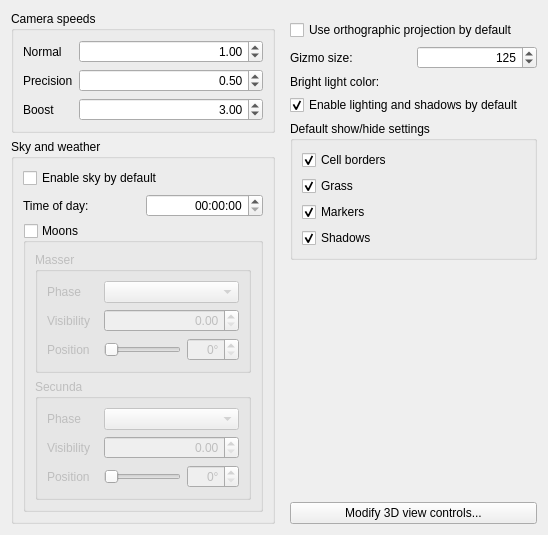
<?xml version="1.0" encoding="UTF-8"?>
<ui version="4.0">
 <class>OptionsPage3DCamera</class>
 <widget class="QWidget" name="OptionsPage3DCamera">
  <property name="geometry">
   <rect>
    <x>0</x>
    <y>0</y>
    <width>548</width>
    <height>491</height>
   </rect>
  </property>
  <property name="windowTitle">
   <string>3D Camera and View</string>
  </property>
  <layout class="QGridLayout" name="gridLayout">
   <item row="0" column="0">
    <widget class="QGroupBox" name="cameraSpeeds">
     <property name="whatsThis">
      <string>The camera in a 3D view can be switched between three separate speeds (Normal, Precision, and Boost) using assigned keys. Here, you can control how fast each speed actually is.</string>
     </property>
     <property name="title">
      <string>Camera speeds</string>
     </property>
     <layout class="QFormLayout" name="formLayout">
      <item row="0" column="0">
       <widget class="QLabel" name="label">
        <property name="text">
         <string>Normal</string>
        </property>
        <property name="buddy">
         <cstring>cameraSpeedNormal</cstring>
        </property>
       </widget>
      </item>
      <item row="0" column="1">
       <widget class="QDoubleSpinBox" name="cameraSpeedNormal">
        <property name="alignment">
         <set>Qt::AlignRight|Qt::AlignTrailing|Qt::AlignVCenter</set>
        </property>
        <property name="minimum">
         <double>0.010000000000000</double>
        </property>
        <property name="maximum">
         <double>128.000000000000000</double>
        </property>
        <property name="value">
         <double>1.000000000000000</double>
        </property>
       </widget>
      </item>
      <item row="1" column="0">
       <widget class="QLabel" name="label_2">
        <property name="text">
         <string>Precision</string>
        </property>
        <property name="buddy">
         <cstring>cameraSpeedPrecision</cstring>
        </property>
       </widget>
      </item>
      <item row="1" column="1">
       <widget class="QDoubleSpinBox" name="cameraSpeedPrecision">
        <property name="alignment">
         <set>Qt::AlignRight|Qt::AlignTrailing|Qt::AlignVCenter</set>
        </property>
        <property name="minimum">
         <double>0.010000000000000</double>
        </property>
        <property name="maximum">
         <double>128.000000000000000</double>
        </property>
        <property name="value">
         <double>0.500000000000000</double>
        </property>
       </widget>
      </item>
      <item row="2" column="0">
       <widget class="QLabel" name="label_3">
        <property name="text">
         <string>Boost</string>
        </property>
        <property name="buddy">
         <cstring>cameraSpeedBoost</cstring>
        </property>
       </widget>
      </item>
      <item row="2" column="1">
       <widget class="QDoubleSpinBox" name="cameraSpeedBoost">
        <property name="alignment">
         <set>Qt::AlignRight|Qt::AlignTrailing|Qt::AlignVCenter</set>
        </property>
        <property name="minimum">
         <double>0.010000000000000</double>
        </property>
        <property name="maximum">
         <double>128.000000000000000</double>
        </property>
        <property name="value">
         <double>3.000000000000000</double>
        </property>
       </widget>
      </item>
     </layout>
    </widget>
   </item>
   <item row="2" column="0" colspan="2">
    <spacer name="verticalSpacer">
     <property name="orientation">
      <enum>Qt::Vertical</enum>
     </property>
     <property name="sizeHint" stdset="0">
      <size>
       <width>16</width>
       <height>0</height>
      </size>
     </property>
    </spacer>
   </item>
   <item row="1" column="0">
    <widget class="QGroupBox" name="sky">
     <property name="title">
      <string>Sky and weather</string>
     </property>
     <layout class="QGridLayout" name="gridLayout_2">
      <item row="0" column="0" colspan="2">
       <widget class="QCheckBox" name="enableSky">
        <property name="text">
         <string>Enable sky by default</string>
        </property>
       </widget>
      </item>
      <item row="1" column="0">
       <widget class="QLabel" name="label_4">
        <property name="text">
         <string>Time of day:</string>
        </property>
        <property name="buddy">
         <cstring>timeOfDay</cstring>
        </property>
       </widget>
      </item>
      <item row="1" column="1">
       <widget class="QTimeEdit" name="timeOfDay">
        <property name="whatsThis">
         <string>Control the default time of day used by the Render Window for outdoor scenes and certain indoor lights.</string>
        </property>
        <property name="alignment">
         <set>Qt::AlignRight|Qt::AlignTrailing|Qt::AlignVCenter</set>
        </property>
        <property name="timeSpec">
         <enum>Qt::UTC</enum>
        </property>
       </widget>
      </item>
      <item row="2" column="0" colspan="2">
       <widget class="QGroupBox" name="moons">
        <property name="whatsThis">
         <string>Control how DovahKit displays Tamriel's two moons.</string>
        </property>
        <property name="title">
         <string>Moons</string>
        </property>
        <property name="checkable">
         <bool>true</bool>
        </property>
        <property name="checked">
         <bool>false</bool>
        </property>
        <layout class="QVBoxLayout" name="verticalLayout">
         <item>
          <widget class="QGroupBox" name="masser">
           <property name="title">
            <string>Masser</string>
           </property>
           <layout class="QGridLayout" name="gridLayout_3" columnstretch="2,3,1">
            <item row="0" column="0">
             <widget class="QLabel" name="label_5">
              <property name="text">
               <string>Phase</string>
              </property>
              <property name="buddy">
               <cstring>moonPhaseMasser</cstring>
              </property>
             </widget>
            </item>
            <item row="1" column="0">
             <widget class="QLabel" name="label_7">
              <property name="text">
               <string>Visibility</string>
              </property>
              <property name="buddy">
               <cstring>moonVisibilityMasser</cstring>
              </property>
             </widget>
            </item>
            <item row="2" column="0">
             <widget class="QLabel" name="label_9">
              <property name="text">
               <string>Position</string>
              </property>
              <property name="buddy">
               <cstring>moonPosSliderMasser</cstring>
              </property>
             </widget>
            </item>
            <item row="2" column="1">
             <widget class="QSlider" name="moonPosSliderMasser">
              <property name="maximum">
               <number>360</number>
              </property>
              <property name="orientation">
               <enum>Qt::Horizontal</enum>
              </property>
             </widget>
            </item>
            <item row="2" column="2">
             <widget class="QSpinBox" name="moonPositionMasser">
              <property name="alignment">
               <set>Qt::AlignRight|Qt::AlignTrailing|Qt::AlignVCenter</set>
              </property>
              <property name="suffix">
               <string extracomment="degrees unit of measurement">°</string>
              </property>
              <property name="maximum">
               <number>360</number>
              </property>
             </widget>
            </item>
            <item row="0" column="1" colspan="2">
             <widget class="QComboBox" name="moonPhaseMasser"/>
            </item>
            <item row="1" column="1" colspan="2">
             <widget class="QDoubleSpinBox" name="moonVisibilityMasser">
              <property name="alignment">
               <set>Qt::AlignRight|Qt::AlignTrailing|Qt::AlignVCenter</set>
              </property>
              <property name="maximum">
               <double>1.000000000000000</double>
              </property>
             </widget>
            </item>
           </layout>
          </widget>
         </item>
         <item>
          <widget class="QGroupBox" name="secunda">
           <property name="title">
            <string>Secunda</string>
           </property>
           <layout class="QGridLayout" name="gridLayout_4" columnstretch="2,3,1">
            <item row="2" column="0">
             <widget class="QLabel" name="label_10">
              <property name="text">
               <string>Position</string>
              </property>
              <property name="buddy">
               <cstring>moonPosSliderSecunda</cstring>
              </property>
             </widget>
            </item>
            <item row="0" column="0">
             <widget class="QLabel" name="label_6">
              <property name="text">
               <string>Phase</string>
              </property>
              <property name="buddy">
               <cstring>moonPhaseSecunda</cstring>
              </property>
             </widget>
            </item>
            <item row="2" column="1">
             <widget class="QSlider" name="moonPosSliderSecunda">
              <property name="maximum">
               <number>360</number>
              </property>
              <property name="orientation">
               <enum>Qt::Horizontal</enum>
              </property>
             </widget>
            </item>
            <item row="1" column="0">
             <widget class="QLabel" name="label_8">
              <property name="text">
               <string>Visibility</string>
              </property>
              <property name="buddy">
               <cstring>moonVisibilitySecunda</cstring>
              </property>
             </widget>
            </item>
            <item row="2" column="2">
             <widget class="QSpinBox" name="moonPositionSecunda">
              <property name="alignment">
               <set>Qt::AlignRight|Qt::AlignTrailing|Qt::AlignVCenter</set>
              </property>
              <property name="suffix">
               <string extracomment="degrees unit of measurement">°</string>
              </property>
              <property name="maximum">
               <number>360</number>
              </property>
             </widget>
            </item>
            <item row="0" column="1" colspan="2">
             <widget class="QComboBox" name="moonPhaseSecunda"/>
            </item>
            <item row="1" column="1" colspan="2">
             <widget class="QDoubleSpinBox" name="moonVisibilitySecunda">
              <property name="alignment">
               <set>Qt::AlignRight|Qt::AlignTrailing|Qt::AlignVCenter</set>
              </property>
              <property name="maximum">
               <double>1.000000000000000</double>
              </property>
             </widget>
            </item>
           </layout>
          </widget>
         </item>
        </layout>
       </widget>
      </item>
     </layout>
    </widget>
   </item>
   <item row="0" column="1" rowspan="2">
    <layout class="QGridLayout" name="gridLayout_5">
     <property name="leftMargin">
      <number>9</number>
     </property>
     <property name="topMargin">
      <number>9</number>
     </property>
     <item row="1" column="0">
      <widget class="QLabel" name="label_12">
       <property name="text">
        <string>Gizmo size:</string>
       </property>
       <property name="buddy">
        <cstring>gizmoSize</cstring>
       </property>
      </widget>
     </item>
     <item row="2" column="0">
      <widget class="QLabel" name="label_11">
       <property name="text">
        <string>Bright light color:</string>
       </property>
       <property name="buddy">
        <cstring>brightLightColor</cstring>
       </property>
      </widget>
     </item>
     <item row="4" column="0" colspan="2">
      <widget class="QGroupBox" name="defaultShowHide">
       <property name="title">
        <string>Default show/hide settings</string>
       </property>
       <layout class="QGridLayout" name="gridLayout_6">
        <item row="3" column="0">
         <widget class="QCheckBox" name="defaultShowShadows">
          <property name="whatsThis">
           <string>Control whether shadows are rendered.</string>
          </property>
          <property name="text">
           <string>Shadows</string>
          </property>
          <property name="checked">
           <bool>true</bool>
          </property>
         </widget>
        </item>
        <item row="0" column="0">
         <widget class="QCheckBox" name="defaultShowCellBorders">
          <property name="whatsThis">
           <string>Control whether loaded cells in a worldspace have borders drawn along the edges of their heightmapped terrain.</string>
          </property>
          <property name="text">
           <string>Cell borders</string>
          </property>
          <property name="checked">
           <bool>true</bool>
          </property>
         </widget>
        </item>
        <item row="1" column="0">
         <widget class="QCheckBox" name="defaultShowGrass">
          <property name="whatsThis">
           <string>Control whether grass is rendered.</string>
          </property>
          <property name="text">
           <string>Grass</string>
          </property>
          <property name="checked">
           <bool>true</bool>
          </property>
         </widget>
        </item>
        <item row="2" column="0">
         <widget class="QCheckBox" name="defaultShowMarkers">
          <property name="whatsThis">
           <string>Control whether editor markers are rendered.</string>
          </property>
          <property name="text">
           <string>Markers</string>
          </property>
          <property name="checked">
           <bool>true</bool>
          </property>
         </widget>
        </item>
       </layout>
      </widget>
     </item>
     <item row="0" column="0" colspan="2">
      <widget class="QCheckBox" name="defaultOrtho">
       <property name="text">
        <string>Use orthographic projection by default</string>
       </property>
      </widget>
     </item>
     <item row="5" column="0" colspan="2">
      <spacer name="verticalSpacer_2">
       <property name="orientation">
        <enum>Qt::Vertical</enum>
       </property>
       <property name="sizeHint" stdset="0">
        <size>
         <width>16</width>
         <height>0</height>
        </size>
       </property>
      </spacer>
     </item>
     <item row="2" column="1">
      <widget class="DKColorPickerButton" name="brightLightColor">
       <property name="whatsThis">
        <string>Control the base color used when lighting and shadows are disabled.</string>
       </property>
      </widget>
     </item>
     <item row="1" column="1">
      <widget class="QSpinBox" name="gizmoSize">
       <property name="alignment">
        <set>Qt::AlignRight|Qt::AlignTrailing|Qt::AlignVCenter</set>
       </property>
       <property name="minimum">
        <number>32</number>
       </property>
       <property name="maximum">
        <number>600</number>
       </property>
       <property name="value">
        <number>125</number>
       </property>
      </widget>
     </item>
     <item row="3" column="0" colspan="2">
      <widget class="QCheckBox" name="defaultEnableLightShadow">
       <property name="text">
        <string>Enable lighting and shadows by default</string>
       </property>
       <property name="checked">
        <bool>true</bool>
       </property>
      </widget>
     </item>
     <item row="6" column="0" colspan="2">
      <widget class="QPushButton" name="buttonEdit3DControls">
       <property name="whatsThis">
        <string>Open a dialog box where you can change the control schemes used in a 3D view.</string>
       </property>
       <property name="text">
        <string>Modify 3D view controls...</string>
       </property>
      </widget>
     </item>
    </layout>
   </item>
  </layout>
 </widget>
 <customwidgets>
  <customwidget>
   <class>DKColorPickerButton</class>
   <extends>QWidget</extends>
   <header>widgets/DKColorPickerButton.h</header>
  </customwidget>
 </customwidgets>
 <tabstops>
  <tabstop>cameraSpeedNormal</tabstop>
  <tabstop>cameraSpeedPrecision</tabstop>
  <tabstop>cameraSpeedBoost</tabstop>
  <tabstop>enableSky</tabstop>
  <tabstop>timeOfDay</tabstop>
  <tabstop>moons</tabstop>
  <tabstop>moonPhaseMasser</tabstop>
  <tabstop>moonVisibilityMasser</tabstop>
  <tabstop>moonPosSliderMasser</tabstop>
  <tabstop>moonPositionMasser</tabstop>
  <tabstop>moonPhaseSecunda</tabstop>
  <tabstop>moonVisibilitySecunda</tabstop>
  <tabstop>moonPosSliderSecunda</tabstop>
  <tabstop>moonPositionSecunda</tabstop>
  <tabstop>defaultOrtho</tabstop>
  <tabstop>gizmoSize</tabstop>
  <tabstop>brightLightColor</tabstop>
  <tabstop>defaultEnableLightShadow</tabstop>
  <tabstop>defaultShowCellBorders</tabstop>
  <tabstop>defaultShowGrass</tabstop>
  <tabstop>defaultShowMarkers</tabstop>
  <tabstop>defaultShowShadows</tabstop>
  <tabstop>buttonEdit3DControls</tabstop>
 </tabstops>
 <resources/>
 <connections/>
</ui>
